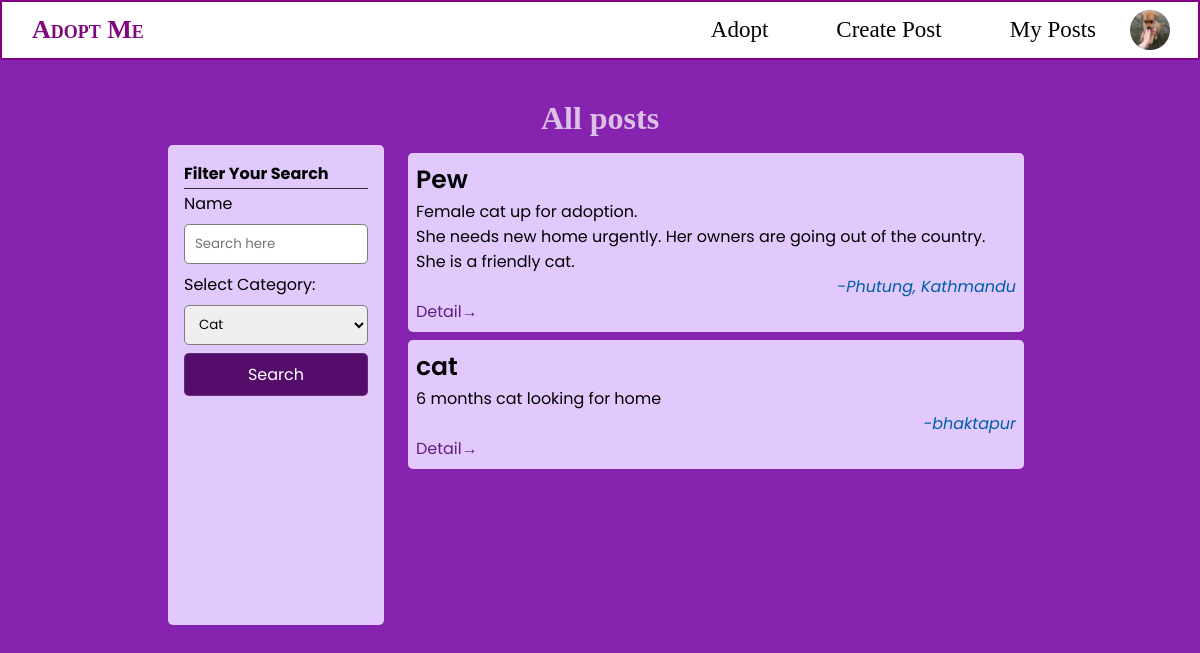
The app's page /list.php?category=2 (signed in) with its own data.
### tables this page shows
CREATE TABLE `pets` (
  `id` int(11) NOT NULL,
  `title` varchar(255) NOT NULL,
  `description` text NOT NULL,
  `location` varchar(255) NOT NULL,
  `contact` int(11) NOT NULL,
  `helper_id` int(10) UNSIGNED NOT NULL,
  `category` int(10) UNSIGNED DEFAULT NULL,
  `created_at` datetime NOT NULL DEFAULT current_timestamp(),
  `active` int(11) NOT NULL DEFAULT 1,
  `image` varchar(255) DEFAULT NULL
);

### includes/function.php (called while the page is built, shortened)
<?php
require_once('database.php');
function getCategories()
{
    global $conn;
    $sql = $conn->prepare('SELECT * from pets_category');
    $sql->execute();
    $categories = $sql->get_result();
    return $categories;
}
function getDonations($limit = NULL, $offset = NULL, $search = NULL, $category = NULL)
{
    global $conn;
    $lim = $limit !== NULL ? $limit : 10;
    $off = $offset !== NULL ? $offset : 0;
    $active = 1;
    $search = "%" . $search . "%";
    if ($category !== "" && $category !== NULL && $category !== 0) {
        $sql = $conn->prepare("SELECT id, location, title, description FROM `pets` WHERE `active` = ? AND `category` = ? AND CONCAT_WS('',`title`,`description`) LIKE ? ORDER BY `id` DESC LIMIT ? OFFSET ?");
        $sql->bind_param('iisii', $active, $category, $search, $lim, $off);
        $count_sql = $conn->prepare("SELECT COUNT(id) as total FROM `pets` WHERE `active` = ? AND `category` = ? AND CONCAT_WS('',`title`,`description`) LIKE ?");
        $count_sql->bind_param('iis', $active, $category, $search);
    }
    $count_sql->execute();
    $count = $count_sql->get_result()->fetch_object();
    $sql->execute();
    $pets = $sql->get_result();
    $data = array('count' => $count->total, 'results' => $pets);
    return $data;
}

### partials/category_inp.php (the view, shortened to what this page needs)
<label for='category'>Select Category:</label>
<select id='create-help-category' class='search-input input' name='category'>
    <?php
    $categories = getCategories();
    while ($category = $categories->fetch_assoc()) {
        $selected = (isset($_GET['category']) && $category['id'] == $_GET['category']) ? "selected" : "";
    ?>
        <option value="<?= $category['id'] ?>" <?= $selected ?>><?= ($category['name']) ?></option>
    <?php
    }
    ?>
</select>

### list.php (shortened to what this page needs)
<?php
include './includes/function.php';
?>
<!DOCTYPE html>
<html lang="en">
<head>
    <link rel="stylesheet" href="./styles/main.css">
    <link rel="stylesheet" href="./styles/nav.css">
    <link rel="stylesheet" href="./styles/list.css">
</head>
<body>
    <?php include("./partials/nav.php") ?>
    <div class="container">
        <div class="title">
            <h1>All posts</h1>
        </div>
        <div class="data-section">
            <div class="sidebar">
                <?php
                include("partials/search_sidebar.php");
                ?>
            </div>
            <div class="helplist-container" autofocus>
                <?php
                $limit = (isset($_GET['limit']) && $_GET['limit'] != null) ? $_GET['limit'] : 10;
                $offset = (isset($_GET['offset']) && $_GET['offset'] != null) ? $_GET['offset'] : 0;
                $category = (isset($_GET['category']) && $_GET['category'] != null) ? $_GET['category'] : NULL;
                $search = (isset($_GET['search']) && $_GET['search'] != null) ? $_GET['search'] : "";
                $donations = getDonations($limit, $offset, $search, $category);
                while ($donation = mysqli_fetch_array($donations['results'])) {
                ?>
                    <div class='help-item'>
                        <div class='help-title'>
                            <h3><?= $donation['title'] ?></h3>
                        </div>
                        <div class='help-description'>
                            <p><?= $donation['description'] ?></p>
                        </div>
                        <div class='help-meta'> -<?= $donation['location'] ?></div>
                        <div class="view-more"><a href="./help-detail.php?help_id=<?= $donation['id'] ?>" class="">Detail&rarr;</a></div>
                    </div>
                <?php
                }
                ?>
        </div>
    </div>
</body>
</html>

### styles/main.css (style rules this page uses)
* { --primary: #a65bfc; --secondary: #c099e8; --primary-green: #227027; --secondary-green: #90f096; --primary-red: #a81b0e; --secondary-red: #ff7a73; --meta: rgb(0, 93, 168); --focus-light: rgba(163, 211, 226, 0.897); --primary-btn-active: #af58c3; padding: 0px; margin: 0px; font-family: "Poppins", "Segoe UI", Tahoma, Geneva, Verdana, sans-serif; box-sizing: border-box; }
.container { padding: 100px 10rem 0px 10rem; }
a { text-decoration: none; color: #651e7e; }
.input, input { float: left; min-height: 3em; width: 100%; border-radius: 5px; border: 0.1em solid rgb(131, 122, 122); padding: 0px 1em 0px 1em; }
body { background: #a65bfc; }

### styles/nav.css (style rules this page uses)
* { margin: 0; padding: 0; }
body { background: #8624b0; }

### styles/list.css (style rules this page uses)
.title { text-align: center; color: rgba(243, 233, 245, 0.795); align-content: center; }
.title h1 { font-family: cursive; }
.data-section { display: flex; flex-wrap: wrap; padding: 0.5em; }
.sidebar { flex: 1 1 25%; background-color: #e1c9fd; height: 60vh; padding: 1rem; border-radius: 5px; }
.helplist-container, .related-helps { flex: 1 1 75%; height: 75vh; min-width: 60%; background-color: transparent; border-radius: 5px; overflow-y: scroll; padding: 0px 0px 0px 1rem; }
.help-item { min-height: 10vh; background-color: #e1c9fd; margin: 1vh; padding: 1vh; border-radius: 5px; }
.help-meta { font-style: italic; text-align: right; color: var(--meta); }
.search-input { margin: 1vh 0px; padding: 0px 10px 0px 10px; }
.help-title > * { font-weight: 600; font-size: 25px; }

### records on screen
pets: title "Pew", description "Female cat up for adoption. She needs new home urgently. Her owners are going out of the country. She is a friendly cat.", location "Phutung, Kathmandu"
pets: title "cat", description "6 months cat looking for home", location "bhaktapur"

### other values on screen
form field category "Cat"
